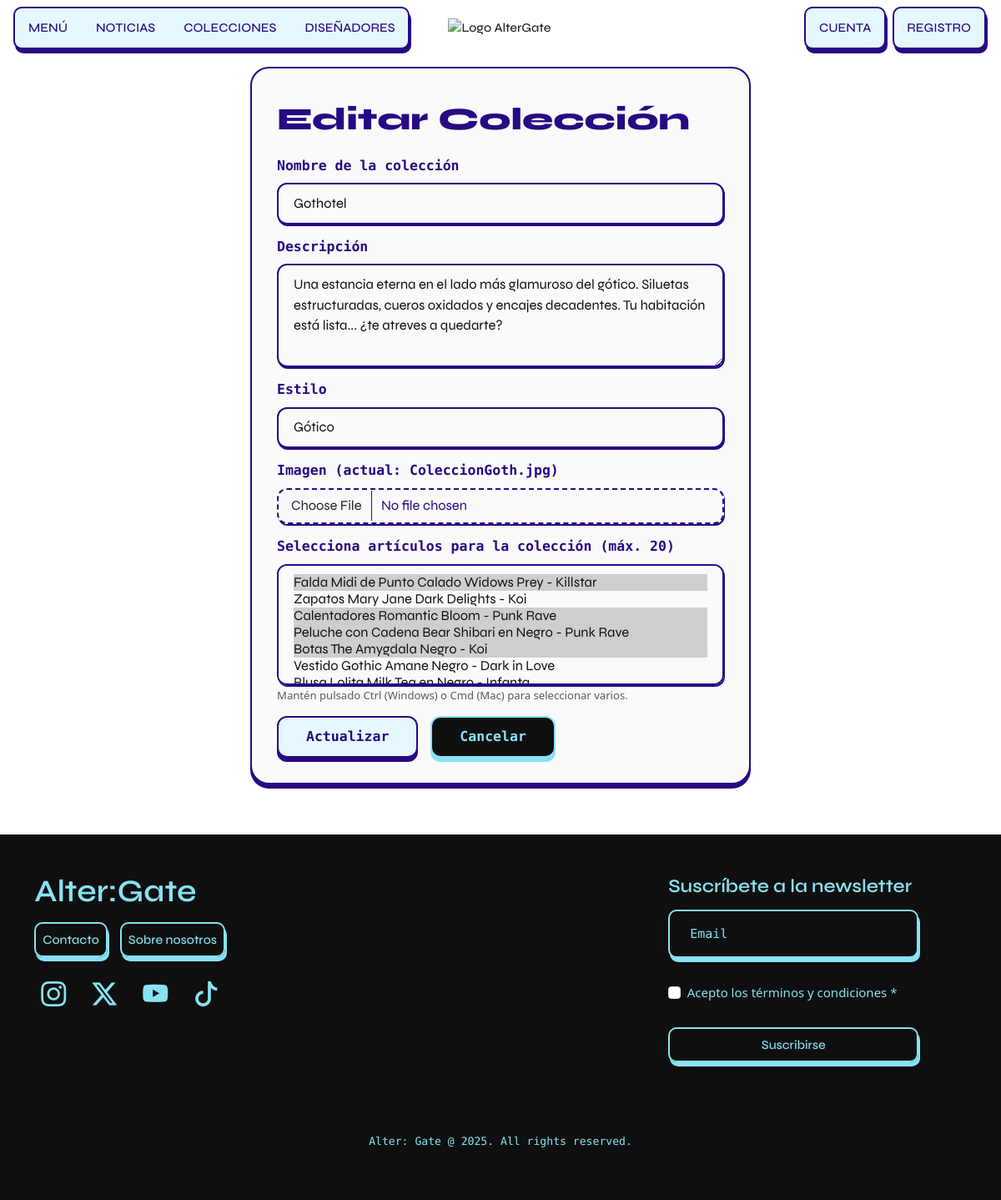
The page /updateColeccion.php?id=7 (signed in) on the database its author committed.
### tables this page shows
CREATE TABLE `colecciones_tb` (
  `id` int(11) NOT NULL,
  `nombre_coleccion` varchar(100) NOT NULL,
  `descripcion` text DEFAULT NULL,
  `imagen` varchar(255) DEFAULT NULL,
  `id_estilo` int(11) DEFAULT NULL,
  `id_user` int(11) NOT NULL
);

CREATE TABLE `estilos_tb` (
  `id` int(11) NOT NULL,
  `nombre_estilo` varchar(50) NOT NULL,
  `icono` varchar(200) NOT NULL
);

### updateColeccion.php (the view, shortened to what this page needs)
<?php
require_once("./conexion.php");
$id_user = $_SESSION['id'];
$stmtEstilos = $gbd->prepare("SELECT id, nombre_estilo, icono FROM estilos_tb ORDER BY nombre_estilo ASC");
$stmtEstilos->execute();
$estilos = $stmtEstilos->fetchAll(PDO::FETCH_ASSOC);
$stmtArt = $gbd->prepare("SELECT id, nombre_art FROM articulos_tb WHERE id_user = ? ORDER BY id DESC LIMIT 20");
$stmtArt->execute([$id_user]);
$articulos_usuario = $stmtArt->fetchAll(PDO::FETCH_ASSOC);
$id_coleccion = isset($_GET['id']) ? intval($_GET['id']) : 0;
$coleccion = null;
$articulos_seleccionados = [];
if ($id_coleccion > 0) {
    $stmt = $gbd->prepare("SELECT * FROM colecciones_tb WHERE id = ? AND id_user = ?");
    $stmt->execute([$id_coleccion, $id_user]);
    $coleccion = $stmt->fetch(PDO::FETCH_ASSOC);
    $stmtSel = $gbd->prepare("SELECT id_articulo FROM coleccion_articulo_tb WHERE id_coleccion = ?");
    $stmtSel->execute([$id_coleccion]);
    $articulos_seleccionados = array_column($stmtSel->fetchAll(PDO::FETCH_ASSOC), 'id_articulo');
} else {
    header('Location:admin.php');
    exit;
}
?>
<?php include_once("./header.php"); ?>
<main id="addContainer">
    <div class="container addArticulo">
        <h2 class="mb-4">Editar Colección</h2>
        <form action="?id=<?= htmlspecialchars($id_coleccion) ?>" method="post" enctype="multipart/form-data">
            <div class="mb-3">
                <label for="nombre_coleccion" class="form-label">Nombre de la colección</label>
                <input type="text" name="nombre_coleccion" id="nombre_coleccion" class="form-control" required value="<?= htmlspecialchars($coleccion['nombre_coleccion']) ?>">
            </div>
            <div class="mb-3">
                <label for="descripcion_coleccion" class="form-label">Descripción</label>
                <textarea name="descripcion_coleccion" id="descripcion_coleccion" class="form-control" rows="4" required><?= htmlspecialchars($coleccion['descripcion']) ?></textarea>
            </div>
            <div class="mb-3">
                <label for="id_estilo" class="form-label">Estilo</label>
                <select name="id_estilo" id="id_estilo" class="form-control" required>
                    <?php foreach($estilos as $estilo): ?>
                        <option value="<?= htmlspecialchars($estilo['id']) ?>" <?= $coleccion['id_estilo'] == $estilo['id'] ? 'selected' : '' ?>>
                            <?= htmlspecialchars($estilo['nombre_estilo']) ?>
                        </option>
                    <?php endforeach; ?>
                </select>
            </div>
            <div class="mb-3">
                <label for="imagen" class="form-label">Imagen <?= $coleccion['imagen'] ? '(actual: ' . htmlspecialchars($coleccion['imagen']) . ')' : '' ?></label>
                <input type="file" name="imagen" id="imagen" class="form-control">
            </div>
            <div class="mb-3">
                <label for="articulos" class="form-label">Selecciona artículos para la colección (máx. 20)</label>
                <select name="articulos[]" id="articulos" class="form-control" multiple size="6">
                    <?php foreach($articulos_usuario as $art): ?>
                        <option value="<?= htmlspecialchars($art['id']) ?>" <?= in_array($art['id'], $articulos_seleccionados) ? 'selected' : '' ?>><?= htmlspecialchars($art['nombre_art']) ?></option>
                    <?php endforeach; ?>
                </select>
                <small class="form-text text-muted">Mantén pulsado Ctrl (Windows) o Cmd (Mac) para seleccionar varios.</small>
            </div>
            <div class="d-flex gap-3">
                <input type="submit" class="btn btn-primary" value="Actualizar">
                <a href="admin.php" class="btn btn-secondary">Cancelar</a>
            </div>
        </form>
    </div>
</main>
<?php include_once("./footer.php"); ?>

### header.php (shortened to what this page needs)
<!DOCTYPE html>
<html lang="en">
<head>
    <link href="https://cdn.jsdelivr.net/npm/bootstrap@5.3.3/dist/css/bootstrap.min.css" rel="stylesheet">
    <link rel="stylesheet" href="https://cdn.jsdelivr.net/npm/bootstrap-icons@1.11.3/font/bootstrap-icons.min.css">
    <link rel="stylesheet" href="./css/estilo.css">
</head>
<body>
    <header class="container-fluid" id="header">
        <div class="row d-none d-lg-grid align-items-center" style="display: grid; grid-template-columns: 1fr auto 1fr; justify-items: center; align-items: center;">
            <nav class="navbar navbar-expand-lg justify-content-start" style="grid-column: 1;">
                <div class="container-fluid m-0">
                    <div class="collapse navbar-collapse show" id="navResponsiveLeft">
                        <div class="navbar-nav navbar-escritorio py-2 px-1">
                            <a href="armario.php">Menú</a>
                            <a href="noticias.php">Noticias</a>
                            <a href="colecciones.php">Colecciones</a>
                            <a href="diseñadores.php">Diseñadores</a>
                        </div>
                    </div>
                </div>
            </nav>
            <div style="grid-column: 2; justify-self: center;">
                <a class="navbar-brand" href="./index.php">
                    <img class="img-fluid logo-header" src="./img/logo altergate.png" alt="Logo AlterGate">
                </a>
            </div>
            <nav class="navbar navbar-expand-lg justify-content-end" style="grid-column: 3;">
                <div class="container-fluid">
                    <div class="collapse navbar-collapse show d-flex justify-content-end" id="navLogin">
                        <div class="navbar-nav navbar-escritorio py-2 px-1">
                            <?php
                            $isLogged = false;
                            if (isset($_SESSION['id']) || isset($_COOKIE['id'])) {
                                $isLogged = true;
                            }
                            $loginHref = $isLogged ? 'admin.php' : 'login.php';
                            ?>
                            <a href="<?= $loginHref ?>"><?= $isLogged ? 'Cuenta' : 'Login' ?></a>
                        </div>
                        <div class="navbar-nav navbar-escritorio py-2 ms-2 px-1">
                            <a href="registro.php">Registro</a>
                        </div>
                    </div>
                </div>
            </nav>
        </div>
    </header>

### footer.php (shortened to what this page needs)
<footer id="footer" class="container-fluid py-5">
    <div class="container">
        <div class="row justify-content-between">
                <div class="col-md-4 mb-4 mb-md-0 text-center text-md-start">
                    <h3 class="mb-3 logoFooter">Alter:Gate</h3>
                    <div class="d-flex gap-3 mb-3 flex-wrap gap-3 mb-3 justify-content-center justify-content-md-start">
                        <a href="" class="botonesFooter">Contacto</a>
                        <a href="" class="botonesFooter">Sobre nosotros</a>
                    </div>
                    <div class="d-flex gap-3 justify-content-center justify-content-md-start">
                        <a href="#" class="social-icon" aria-label="Instagram"><i class="bi bi-instagram"></i></a>
                        <a href="#" class="social-icon" aria-label="Twitter"><i class="bi bi-twitter-x"></i></a>
                        <a href="#" class="social-icon" aria-label="Youtube"><i class="bi bi-youtube"></i></a>
                        <a href="#" class="social-icon" aria-label="Tiktok"><i class="bi bi-tiktok"></i></a>
                    </div>
                </div>
                <div class="col-md-4 text-center text-md-start" >
                    <h4 class="mb-3">Suscríbete a la newsletter</h4>
                    <form class="d-flex flex-column mx-auto mx-md-0 align-items-center align-items-md-stretch" style="max-width: 300px;" >
                        <div class="mb-3">
                            <input type="email" class="formFooter text-light" id="email" placeholder="Email">
                        </div>
                        <div class="form-check my-3">
                            <input class="form-check-input" type="checkbox" id="terms">
                            <label class="form-check-label" for="terms">
                                Acepto los términos y condiciones <span class="">*</span>
                            </label>
                        </div>
                        <button type="submit" class="botonForm my-3">Suscribirse</button>
                    </form>
                </div>
        </div>
    </div>
    <div class="footer-copyright text-center mt-5 pt-4">
        <p><small>Alter: Gate @ 2025. All rights reserved.</small></p>
    </div>
</footer>
</body>
</html>

### css/estilo.css (style rules this page uses)
h4 { margin: 3px 0; }

### css/variables.css (style rules this page uses)
:root { --blancoAzul: #F9FBFF; --celeste: #E6F8FE; --cyan: #88E2F2; --azulElectrico: #270983; --blanco: #FAFAFA; --grisClaro: #EBEBEB; --negro: #0F0F0F; --rosaClaro: #FF8599; --rosa: #ea405c; --rojoOscuro: #6B101F; --gradOscuro: linear-gradient(90.385deg, rgba(0, 0, 0, 58%) 0%, rgba(136, 226, 242, 31%) 100%); --gradClaro: linear-gradient(-89.615deg, rgba(61, 30, 152, 0.758) 0%, rgba(136, 226, 242, 58%) 100%); --sombraNav: 2px 5px 0px 0px rgba(39, 9, 131, 1); --sombraVertical: 0px 5px 0px 0px rgba(39, 9, 131, 1); --sombraVerticalCyan: 0px 5px 0px 0px #88E2F2; --sombraBlanca: 0.7px 1.9px 0px 0px rgba(230, 248, 254, 1); --sombraCyan: 2px 5px 0px 0px rgba(136, 226, 242, 1); --sombraFinaAzul: 1px 2px 0px 0px rgba(39, 9, 131, 1); --sombraItem: 0px 0px 13px 3px rgba(39, 9, 131, 0.38); --sombraNegVer: 0px 5px 0px 0px #0F0F0F; --azulOscuroTrans: rgba(39, 9, 131, 0.8); --rosaTrans: #ea405c88; }

### css/tipografias.css (style rules this page uses)
h1,h2,h3,h4,h5,h6 { font-family: "Syne", serif; font-weight: 600; }
a { font-family: "Syne", serif; font-weight: 500; }

### rows shown on the page
colecciones_tb: nombre_coleccion "Gothotel", descripcion_coleccion "Una estancia eterna en el lado más glamuroso del gótico. Siluetas estructuradas, cueros oxidados y encajes decadentes. Tu habitación está lista... ¿te atreves a quedarte?", id_estilo "Gótico", imagen "ColeccionGoth.jpg"

### other values the page prints
form field value "Falda Midi de Punto Calado Widows Prey - Killstar ☑ / Zapatos Mary Jane Dark Delights - Koi / Calentadores Romantic Bloom - Punk Rave ☑ / Peluche con Cadena Bear Shibari en Negro - Punk Rave ☑ / Botas The Amygdala Negro - Koi ☑ / Vestido Gothic Amane Negro - Dark in Love"
